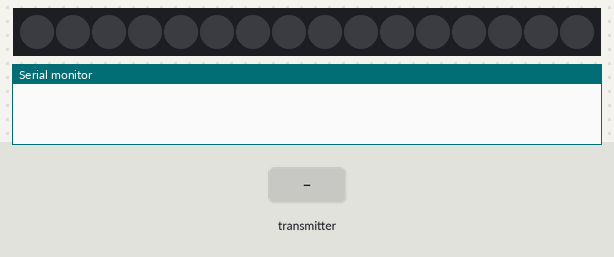
Bench run of a sketch on a simulated ESP32. Parts: 16 RGB LEDs in strip order, left to right, the last lines printed to the serial monitor. The test bench sets the inputs (shaded band).

Above: at 1.2 s.
1.3 s: the transmitter starts sending myData = 0
At 2.5 s:
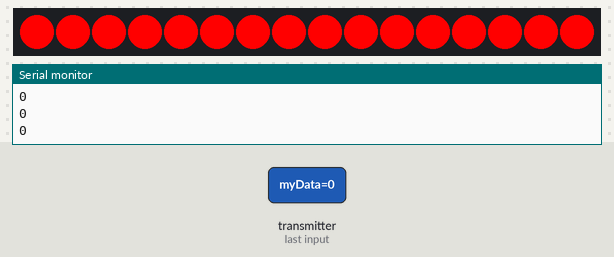
2.8 s: the transmitter starts sending myData = 4095
Timing chart, 0 to 5.8 s (numbered marks = the images above; inputs shaded):
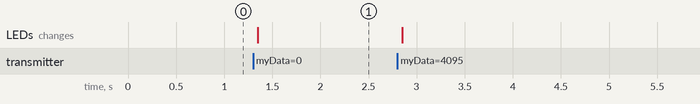

Measured:
- after the input at 1.3 s, the LEDs: change after 0.05 s (image 1)

The sketch:

Responder.ino
```cpp
#include <esp_now.h>
#include <WiFi.h>
#include <FastLED.h>

#define DATA_PIN 23
#define NUM_LEDS 16

// Create a structured object
int myData = 0;

CRGB leds[NUM_LEDS];

void setup() {
  Serial.begin(115200);

  partner();

  // Register callback function
  esp_now_register_recv_cb(OnDataRecv);

  FastLED.addLeds<WS2812, DATA_PIN, GRB>(leds, NUM_LEDS);
  FastLED.setBrightness(255);

  FastLED.clear();
  FastLED.show();
}

// Callback function executed when data is received
void OnDataRecv(const uint8_t * mac, const uint8_t *incomingData, int len) {
  memcpy(&myData, incomingData, sizeof(myData));

  Serial.println(myData);

  for(int i = 0; i <= NUM_LEDS; i++){
    leds[i] = CHSV(myData, 255, 255);
  }
  FastLED.show();
}

void loop() {
}

void partner(){
  // Set ESP32 as a Wi-Fi Station
  WiFi.mode(WIFI_STA);

  // Initilize ESP-NOW
  if (esp_now_init() != ESP_OK) {
    Serial.println("Error initializing ESP-NOW");
    return;
  }
}
```
